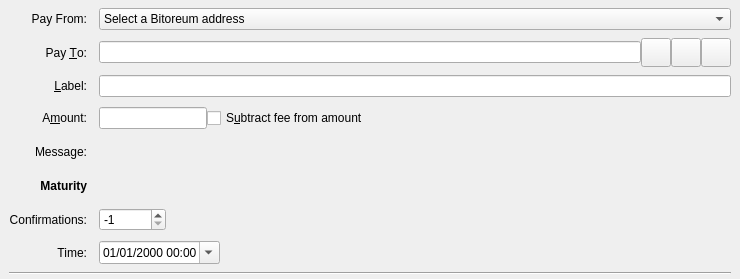
<?xml version="1.0" encoding="UTF-8"?>
<ui version="4.0">
 <class>SendFuturesEntry</class>
 <widget class="QStackedWidget" name="SendFuturesEntry">
  <property name="geometry">
   <rect>
    <x>0</x>
    <y>0</y>
    <width>740</width>
    <height>279</height>
   </rect>
  </property>
  <property name="focusPolicy">
   <enum>Qt::TabFocus</enum>
  </property>
  <property name="autoFillBackground">
   <bool>false</bool>
  </property>
  <widget class="QFrame" name="SendFutures">
   <property name="toolTip">
    <string>This is a future payment.</string>
   </property>
   <property name="frameShape">
    <enum>QFrame::NoFrame</enum>
   </property>
   <layout class="QGridLayout" name="gridLayout">
    <property name="topMargin">
     <number>8</number>
    </property>
    <property name="bottomMargin">
     <number>4</number>
    </property>
    <property name="horizontalSpacing">
     <number>12</number>
    </property>
    <property name="verticalSpacing">
     <number>8</number>
    </property>
    <item row="5" column="0">
     <widget class="QLabel" name="messageLabel">
      <property name="text">
       <string>Message:</string>
      </property>
      <property name="alignment">
       <set>Qt::AlignRight|Qt::AlignTrailing|Qt::AlignVCenter</set>
      </property>
     </widget>
    </item>
    <item row="0" column="0">
     <widget class="QLabel" name="payFromLabel">
      <property name="text">
       <string>Pay From:</string>
      </property>
      <property name="alignment">
       <set>Qt::AlignRight|Qt::AlignTrailing|Qt::AlignVCenter</set>
      </property>
     </widget>
    </item>
    <item row="3" column="1">
     <widget class="QLineEdit" name="addAsLabel">
      <property name="toolTip">
       <string>Enter a label for this address to add it to the list of used addresses</string>
      </property>
     </widget>
    </item>
    <item row="2" column="1">
     <layout class="QHBoxLayout" name="payToLayout">
      <property name="spacing">
       <number>0</number>
      </property>
      <item>
       <widget class="QValidatedLineEdit" name="payTo">
        <property name="toolTip">
         <string>The Bitoreum address to send the future payment to</string>
        </property>
       </widget>
      </item>
      <item>
       <widget class="QToolButton" name="addressBookButton">
        <property name="toolTip">
         <string>Choose previously used address</string>
        </property>
        <property name="text">
         <string/>
        </property>
        <property name="iconSize">
         <size>
          <width>22</width>
          <height>22</height>
         </size>
        </property>
        <property name="shortcut">
         <string>Alt+A</string>
        </property>
       </widget>
      </item>
      <item>
       <widget class="QToolButton" name="pasteButton">
        <property name="toolTip">
         <string>Paste address from clipboard</string>
        </property>
        <property name="text">
         <string/>
        </property>
        <property name="iconSize">
         <size>
          <width>22</width>
          <height>22</height>
         </size>
        </property>
        <property name="shortcut">
         <string>Alt+P</string>
        </property>
       </widget>
      </item>
      <item>
       <widget class="QToolButton" name="deleteButton">
        <property name="toolTip">
         <string>Remove this entry</string>
        </property>
        <property name="text">
         <string/>
        </property>
        <property name="iconSize">
         <size>
          <width>22</width>
          <height>22</height>
         </size>
        </property>
       </widget>
      </item>
     </layout>
    </item>
    <item row="2" column="0">
     <widget class="QLabel" name="payToLabel">
      <property name="text">
       <string>Pay &amp;To:</string>
      </property>
      <property name="alignment">
       <set>Qt::AlignRight|Qt::AlignTrailing|Qt::AlignVCenter</set>
      </property>
      <property name="buddy">
       <cstring>payTo</cstring>
      </property>
     </widget>
    </item>
    <item row="0" column="1">
     <layout class="QHBoxLayout" name="futuresControlLayout">
      <item>
       <widget class="QComboBox" name="payFrom">
        <property name="sizePolicy">
         <sizepolicy hsizetype="Expanding" vsizetype="Fixed">
          <horstretch>0</horstretch>
          <verstretch>0</verstretch>
         </sizepolicy>
        </property>
        <property name="toolTip">
         <string>The Bitoreum address to fund the future transaction</string>
        </property>
        <property name="currentText">
         <string>Select a Bitoreum address</string>
        </property>
        <property name="currentIndex">
         <number>0</number>
        </property>
        <item>
         <property name="text">
          <string>Select a Bitoreum address</string>
         </property>
        </item>
       </widget>
      </item>
     </layout>
    </item>
    <item row="8" column="1">
     <layout class="QHBoxLayout" name="horizontalLayout">
      <item>
       <widget class="QSpinBox" name="ftxMaturity">
        <property name="sizePolicy">
         <sizepolicy hsizetype="Maximum" vsizetype="Maximum">
          <horstretch>0</horstretch>
          <verstretch>0</verstretch>
         </sizepolicy>
        </property>
        <property name="toolTip">
         <string>Mature at number confirmations</string>
        </property>
        <property name="minimum">
         <number>-1</number>
        </property>
        <property name="maximum">
         <number>999999999</number>
        </property>
        <property name="value">
         <number>-1</number>
        </property>
       </widget>
      </item>
      <item>
       <spacer name="horizontalSpacer">
        <property name="orientation">
         <enum>Qt::Horizontal</enum>
        </property>
        <property name="sizeHint" stdset="0">
         <size>
          <width>40</width>
          <height>20</height>
         </size>
        </property>
       </spacer>
      </item>
      <item>
       <widget class="QLineEdit" name="ftxLockTimeField">
        <property name="sizePolicy">
         <sizepolicy hsizetype="Ignored" vsizetype="Ignored">
          <horstretch>0</horstretch>
          <verstretch>0</verstretch>
         </sizepolicy>
        </property>
       </widget>
      </item>
     </layout>
    </item>
    <item row="8" column="0">
     <widget class="QLabel" name="ftxMaturityLabel">
      <property name="sizePolicy">
       <sizepolicy hsizetype="Preferred" vsizetype="Preferred">
        <horstretch>0</horstretch>
        <verstretch>0</verstretch>
       </sizepolicy>
      </property>
      <property name="text">
       <string>Confirmations:</string>
      </property>
      <property name="alignment">
       <set>Qt::AlignRight|Qt::AlignTrailing|Qt::AlignVCenter</set>
      </property>
      <property name="margin">
       <number>0</number>
      </property>
     </widget>
    </item>
    <item row="11" column="0" colspan="2">
     <widget class="Line" name="line">
      <property name="orientation">
       <enum>Qt::Horizontal</enum>
      </property>
     </widget>
    </item>
    <item row="4" column="0">
     <widget class="QLabel" name="amountLabel">
      <property name="text">
       <string>A&amp;mount:</string>
      </property>
      <property name="alignment">
       <set>Qt::AlignRight|Qt::AlignTrailing|Qt::AlignVCenter</set>
      </property>
      <property name="buddy">
       <cstring>payAmount</cstring>
      </property>
     </widget>
    </item>
    <item row="7" column="0">
     <widget class="QLabel" name="maturityLabel">
      <property name="font">
       <font>
        <weight>75</weight>
        <bold>true</bold>
       </font>
      </property>
      <property name="text">
       <string>Maturity</string>
      </property>
      <property name="alignment">
       <set>Qt::AlignRight|Qt::AlignTrailing|Qt::AlignVCenter</set>
      </property>
     </widget>
    </item>
    <item row="3" column="0">
     <widget class="QLabel" name="labellLabel">
      <property name="text">
       <string>&amp;Label:</string>
      </property>
      <property name="alignment">
       <set>Qt::AlignRight|Qt::AlignTrailing|Qt::AlignVCenter</set>
      </property>
      <property name="buddy">
       <cstring>addAsLabel</cstring>
      </property>
     </widget>
    </item>
    <item row="5" column="1">
     <widget class="QLabel" name="messageTextLabel">
      <property name="toolTip">
       <string>A message that was attached to the bitoreum: URI which will be stored with the transaction for your reference. Note: This message will not be sent over the Bitoreum network.</string>
      </property>
      <property name="textFormat">
       <enum>Qt::PlainText</enum>
      </property>
     </widget>
    </item>
    <item row="9" column="1">
     <widget class="QDateTimeEdit" name="ftxLockTime">
      <property name="sizePolicy">
       <sizepolicy hsizetype="Maximum" vsizetype="Maximum">
        <horstretch>0</horstretch>
        <verstretch>0</verstretch>
       </sizepolicy>
      </property>
      <property name="toolTip">
       <string>Mature at date/time.</string>
      </property>
      <property name="currentSection">
       <enum>QDateTimeEdit::MonthSection</enum>
      </property>
      <property name="displayFormat">
       <string>MM/dd/yyyy hh:mm</string>
      </property>
      <property name="calendarPopup">
       <bool>true</bool>
      </property>
     </widget>
    </item>
    <item row="9" column="0">
     <widget class="QLabel" name="ftxLockTimeLabel">
      <property name="sizePolicy">
       <sizepolicy hsizetype="Preferred" vsizetype="Preferred">
        <horstretch>0</horstretch>
        <verstretch>0</verstretch>
       </sizepolicy>
      </property>
      <property name="text">
       <string>Time:</string>
      </property>
      <property name="alignment">
       <set>Qt::AlignRight|Qt::AlignTrailing|Qt::AlignVCenter</set>
      </property>
      <property name="margin">
       <number>0</number>
      </property>
      <property name="indent">
       <number>-1</number>
      </property>
     </widget>
    </item>
    <item row="4" column="1">
     <layout class="QHBoxLayout" name="horizontalLayoutAmount" stretch="0,1">
      <item>
       <widget class="BitcoinAmountField" name="payAmount"/>
      </item>
      <item>
       <widget class="QCheckBox" name="checkboxSubtractFeeFromAmount">
        <property name="sizePolicy">
         <sizepolicy hsizetype="Ignored" vsizetype="Ignored">
          <horstretch>0</horstretch>
          <verstretch>0</verstretch>
         </sizepolicy>
        </property>
        <property name="toolTip">
         <string>The fee will be deducted from the amount being sent. The recipient will receive a lower amount of Bitoreum than you enter in the amount field. If multiple recipients are selected, the fee is split equally.</string>
        </property>
        <property name="text">
         <string>S&amp;ubtract fee from amount</string>
        </property>
       </widget>
      </item>
     </layout>
    </item>
   </layout>
  </widget>
  <widget class="QFrame" name="SendCoins_UnauthenticatedPaymentRequest">
   <property name="palette">
    <palette>
     <active>
      <colorrole role="WindowText">
       <brush brushstyle="SolidPattern">
        <color alpha="255">
         <red>0</red>
         <green>0</green>
         <blue>0</blue>
        </color>
       </brush>
      </colorrole>
      <colorrole role="Button">
       <brush brushstyle="SolidPattern">
        <color alpha="255">
         <red>255</red>
         <green>255</green>
         <blue>127</blue>
        </color>
       </brush>
      </colorrole>
      <colorrole role="Light">
       <brush brushstyle="SolidPattern">
        <color alpha="255">
         <red>255</red>
         <green>255</green>
         <blue>255</blue>
        </color>
       </brush>
      </colorrole>
      <colorrole role="Midlight">
       <brush brushstyle="SolidPattern">
        <color alpha="255">
         <red>255</red>
         <green>255</green>
         <blue>191</blue>
        </color>
       </brush>
      </colorrole>
      <colorrole role="Dark">
       <brush brushstyle="SolidPattern">
        <color alpha="255">
         <red>127</red>
         <green>127</green>
         <blue>63</blue>
        </color>
       </brush>
      </colorrole>
      <colorrole role="Mid">
       <brush brushstyle="SolidPattern">
        <color alpha="255">
         <red>170</red>
         <green>170</green>
         <blue>84</blue>
        </color>
       </brush>
      </colorrole>
      <colorrole role="Text">
       <brush brushstyle="SolidPattern">
        <color alpha="255">
         <red>0</red>
         <green>0</green>
         <blue>0</blue>
        </color>
       </brush>
      </colorrole>
      <colorrole role="BrightText">
       <brush brushstyle="SolidPattern">
        <color alpha="255">
         <red>255</red>
         <green>255</green>
         <blue>255</blue>
        </color>
       </brush>
      </colorrole>
      <colorrole role="ButtonText">
       <brush brushstyle="SolidPattern">
        <color alpha="255">
         <red>0</red>
         <green>0</green>
         <blue>0</blue>
        </color>
       </brush>
      </colorrole>
      <colorrole role="Base">
       <brush brushstyle="SolidPattern">
        <color alpha="255">
         <red>255</red>
         <green>255</green>
         <blue>255</blue>
        </color>
       </brush>
      </colorrole>
      <colorrole role="Window">
       <brush brushstyle="SolidPattern">
        <color alpha="255">
         <red>255</red>
         <green>255</green>
         <blue>127</blue>
        </color>
       </brush>
      </colorrole>
      <colorrole role="Shadow">
       <brush brushstyle="SolidPattern">
        <color alpha="255">
         <red>0</red>
         <green>0</green>
         <blue>0</blue>
        </color>
       </brush>
      </colorrole>
      <colorrole role="AlternateBase">
       <brush brushstyle="SolidPattern">
        <color alpha="255">
         <red>255</red>
         <green>255</green>
         <blue>191</blue>
        </color>
       </brush>
      </colorrole>
      <colorrole role="ToolTipBase">
       <brush brushstyle="SolidPattern">
        <color alpha="255">
         <red>255</red>
         <green>255</green>
         <blue>220</blue>
        </color>
       </brush>
      </colorrole>
      <colorrole role="ToolTipText">
       <brush brushstyle="SolidPattern">
        <color alpha="255">
         <red>0</red>
         <green>0</green>
         <blue>0</blue>
        </color>
       </brush>
      </colorrole>
     </active>
     <inactive>
      <colorrole role="WindowText">
       <brush brushstyle="SolidPattern">
        <color alpha="255">
         <red>0</red>
         <green>0</green>
         <blue>0</blue>
        </color>
       </brush>
      </colorrole>
      <colorrole role="Button">
       <brush brushstyle="SolidPattern">
        <color alpha="255">
         <red>255</red>
         <green>255</green>
         <blue>127</blue>
        </color>
       </brush>
      </colorrole>
      <colorrole role="Light">
       <brush brushstyle="SolidPattern">
        <color alpha="255">
         <red>255</red>
         <green>255</green>
         <blue>255</blue>
        </color>
       </brush>
      </colorrole>
      <colorrole role="Midlight">
       <brush brushstyle="SolidPattern">
        <color alpha="255">
         <red>255</red>
         <green>255</green>
         <blue>191</blue>
        </color>
       </brush>
      </colorrole>
      <colorrole role="Dark">
       <brush brushstyle="SolidPattern">
        <color alpha="255">
         <red>127</red>
         <green>127</green>
         <blue>63</blue>
        </color>
       </brush>
      </colorrole>
      <colorrole role="Mid">
       <brush brushstyle="SolidPattern">
        <color alpha="255">
         <red>170</red>
         <green>170</green>
         <blue>84</blue>
        </color>
       </brush>
      </colorrole>
      <colorrole role="Text">
       <brush brushstyle="SolidPattern">
        <color alpha="255">
         <red>0</red>
         <green>0</green>
         <blue>0</blue>
        </color>
       </brush>
      </colorrole>
      <colorrole role="BrightText">
       <brush brushstyle="SolidPattern">
        <color alpha="255">
         <red>255</red>
         <green>255</green>
         <blue>255</blue>
        </color>
       </brush>
      </colorrole>
      <colorrole role="ButtonText">
       <brush brushstyle="SolidPattern">
        <color alpha="255">
         <red>0</red>
         <green>0</green>
         <blue>0</blue>
        </color>
       </brush>
      </colorrole>
      <colorrole role="Base">
       <brush brushstyle="SolidPattern">
        <color alpha="255">
         <red>255</red>
         <green>255</green>
         <blue>255</blue>
        </color>
       </brush>
      </colorrole>
      <colorrole role="Window">
       <brush brushstyle="SolidPattern">
        <color alpha="255">
         <red>255</red>
         <green>255</green>
         <blue>127</blue>
        </color>
       </brush>
      </colorrole>
      <colorrole role="Shadow">
       <brush brushstyle="SolidPattern">
        <color alpha="255">
         <red>0</red>
         <green>0</green>
         <blue>0</blue>
        </color>
       </brush>
      </colorrole>
      <colorrole role="AlternateBase">
       <brush brushstyle="SolidPattern">
        <color alpha="255">
         <red>255</red>
         <green>255</green>
         <blue>191</blue>
        </color>
       </brush>
      </colorrole>
      <colorrole role="ToolTipBase">
       <brush brushstyle="SolidPattern">
        <color alpha="255">
         <red>255</red>
         <green>255</green>
         <blue>220</blue>
        </color>
       </brush>
      </colorrole>
      <colorrole role="ToolTipText">
       <brush brushstyle="SolidPattern">
        <color alpha="255">
         <red>0</red>
         <green>0</green>
         <blue>0</blue>
        </color>
       </brush>
      </colorrole>
     </inactive>
     <disabled>
      <colorrole role="WindowText">
       <brush brushstyle="SolidPattern">
        <color alpha="255">
         <red>127</red>
         <green>127</green>
         <blue>63</blue>
        </color>
       </brush>
      </colorrole>
      <colorrole role="Button">
       <brush brushstyle="SolidPattern">
        <color alpha="255">
         <red>255</red>
         <green>255</green>
         <blue>127</blue>
        </color>
       </brush>
      </colorrole>
      <colorrole role="Light">
       <brush brushstyle="SolidPattern">
        <color alpha="255">
         <red>255</red>
         <green>255</green>
         <blue>255</blue>
        </color>
       </brush>
      </colorrole>
      <colorrole role="Midlight">
       <brush brushstyle="SolidPattern">
        <color alpha="255">
         <red>255</red>
         <green>255</green>
         <blue>191</blue>
        </color>
       </brush>
      </colorrole>
      <colorrole role="Dark">
       <brush brushstyle="SolidPattern">
        <color alpha="255">
         <red>127</red>
         <green>127</green>
         <blue>63</blue>
        </color>
       </brush>
      </colorrole>
      <colorrole role="Mid">
       <brush brushstyle="SolidPattern">
        <color alpha="255">
         <red>170</red>
         <green>170</green>
         <blue>84</blue>
        </color>
       </brush>
      </colorrole>
      <colorrole role="Text">
       <brush brushstyle="SolidPattern">
        <color alpha="255">
         <red>127</red>
         <green>127</green>
         <blue>63</blue>
        </color>
       </brush>
      </colorrole>
      <colorrole role="BrightText">
       <brush brushstyle="SolidPattern">
        <color alpha="255">
         <red>255</red>
         <green>255</green>
         <blue>255</blue>
        </color>
       </brush>
      </colorrole>
      <colorrole role="ButtonText">
       <brush brushstyle="SolidPattern">
        <color alpha="255">
         <red>127</red>
         <green>127</green>
         <blue>63</blue>
        </color>
       </brush>
      </colorrole>
      <colorrole role="Base">
       <brush brushstyle="SolidPattern">
        <color alpha="255">
         <red>255</red>
         <green>255</green>
         <blue>127</blue>
        </color>
       </brush>
      </colorrole>
      <colorrole role="Window">
       <brush brushstyle="SolidPattern">
        <color alpha="255">
         <red>255</red>
         <green>255</green>
         <blue>127</blue>
        </color>
       </brush>
      </colorrole>
      <colorrole role="Shadow">
       <brush brushstyle="SolidPattern">
        <color alpha="255">
         <red>0</red>
         <green>0</green>
         <blue>0</blue>
        </color>
       </brush>
      </colorrole>
      <colorrole role="AlternateBase">
       <brush brushstyle="SolidPattern">
        <color alpha="255">
         <red>255</red>
         <green>255</green>
         <blue>127</blue>
        </color>
       </brush>
      </colorrole>
      <colorrole role="ToolTipBase">
       <brush brushstyle="SolidPattern">
        <color alpha="255">
         <red>255</red>
         <green>255</green>
         <blue>220</blue>
        </color>
       </brush>
      </colorrole>
      <colorrole role="ToolTipText">
       <brush brushstyle="SolidPattern">
        <color alpha="255">
         <red>0</red>
         <green>0</green>
         <blue>0</blue>
        </color>
       </brush>
      </colorrole>
     </disabled>
    </palette>
   </property>
   <property name="toolTip">
    <string>This is an unauthenticated payment request.</string>
   </property>
   <property name="autoFillBackground">
    <bool>true</bool>
   </property>
   <property name="frameShape">
    <enum>QFrame::NoFrame</enum>
   </property>
   <layout class="QGridLayout" name="gridLayout_is">
    <property name="spacing">
     <number>12</number>
    </property>
    <item row="0" column="0">
     <widget class="QLabel" name="payToLabel_is">
      <property name="text">
       <string>Pay To:</string>
      </property>
      <property name="alignment">
       <set>Qt::AlignRight|Qt::AlignTrailing|Qt::AlignVCenter</set>
      </property>
     </widget>
    </item>
    <item row="0" column="1">
     <layout class="QHBoxLayout" name="payToLayout_is">
      <property name="spacing">
       <number>0</number>
      </property>
      <item>
       <widget class="QLabel" name="payTo_is"/>
      </item>
      <item>
       <widget class="QToolButton" name="deleteButton_is">
        <property name="toolTip">
         <string>Remove this entry</string>
        </property>
        <property name="text">
         <string/>
        </property>
       </widget>
      </item>
     </layout>
    </item>
    <item row="1" column="0">
     <widget class="QLabel" name="memoLabel_is">
      <property name="text">
       <string>Memo:</string>
      </property>
      <property name="alignment">
       <set>Qt::AlignRight|Qt::AlignTrailing|Qt::AlignVCenter</set>
      </property>
     </widget>
    </item>
    <item row="1" column="1">
     <widget class="QLabel" name="memoTextLabel_is">
      <property name="textFormat">
       <enum>Qt::PlainText</enum>
      </property>
     </widget>
    </item>
    <item row="2" column="0">
     <widget class="QLabel" name="amountLabel_is">
      <property name="text">
       <string>A&amp;mount:</string>
      </property>
      <property name="alignment">
       <set>Qt::AlignRight|Qt::AlignTrailing|Qt::AlignVCenter</set>
      </property>
      <property name="buddy">
       <cstring>payAmount_is</cstring>
      </property>
     </widget>
    </item>
    <item row="2" column="1">
     <widget class="BitcoinAmountField" name="payAmount_is">
      <property name="acceptDrops">
       <bool>false</bool>
      </property>
     </widget>
    </item>
   </layout>
  </widget>
  <widget class="QFrame" name="SendCoins_AuthenticatedPaymentRequest">
   <property name="palette">
    <palette>
     <active>
      <colorrole role="WindowText">
       <brush brushstyle="SolidPattern">
        <color alpha="255">
         <red>0</red>
         <green>0</green>
         <blue>0</blue>
        </color>
       </brush>
      </colorrole>
      <colorrole role="Button">
       <brush brushstyle="SolidPattern">
        <color alpha="255">
         <red>140</red>
         <green>232</green>
         <blue>119</blue>
        </color>
       </brush>
      </colorrole>
      <colorrole role="Light">
       <brush brushstyle="SolidPattern">
        <color alpha="255">
         <red>230</red>
         <green>255</green>
         <blue>224</blue>
        </color>
       </brush>
      </colorrole>
      <colorrole role="Midlight">
       <brush brushstyle="SolidPattern">
        <color alpha="255">
         <red>185</red>
         <green>243</green>
         <blue>171</blue>
        </color>
       </brush>
      </colorrole>
      <colorrole role="Dark">
       <brush brushstyle="SolidPattern">
        <color alpha="255">
         <red>70</red>
         <green>116</green>
         <blue>59</blue>
        </color>
       </brush>
      </colorrole>
      <colorrole role="Mid">
       <brush brushstyle="SolidPattern">
        <color alpha="255">
         <red>93</red>
         <green>155</green>
         <blue>79</blue>
        </color>
       </brush>
      </colorrole>
      <colorrole role="Text">
       <brush brushstyle="SolidPattern">
        <color alpha="255">
         <red>0</red>
         <green>0</green>
         <blue>0</blue>
        </color>
       </brush>
      </colorrole>
      <colorrole role="BrightText">
       <brush brushstyle="SolidPattern">
        <color alpha="255">
         <red>155</red>
         <green>255</green>
         <blue>147</blue>
        </color>
       </brush>
      </colorrole>
      <colorrole role="ButtonText">
       <brush brushstyle="SolidPattern">
        <color alpha="255">
         <red>0</red>
         <green>0</green>
         <blue>0</blue>
        </color>
       </brush>
      </colorrole>
      <colorrole role="Base">
       <brush brushstyle="SolidPattern">
        <color alpha="255">
         <red>119</red>
         <green>255</green>
         <blue>233</blue>
        </color>
       </brush>
      </colorrole>
      <colorrole role="Window">
       <brush brushstyle="SolidPattern">
        <color alpha="255">
         <red>140</red>
         <green>232</green>
         <blue>119</blue>
        </color>
       </brush>
      </colorrole>
      <colorrole role="Shadow">
       <brush brushstyle="SolidPattern">
        <color alpha="255">
         <red>0</red>
         <green>0</green>
         <blue>0</blue>
        </color>
       </brush>
      </colorrole>
      <colorrole role="AlternateBase">
       <brush brushstyle="SolidPattern">
        <color alpha="255">
         <red>197</red>
         <green>243</green>
         <blue>187</blue>
        </color>
       </brush>
      </colorrole>
      <colorrole role="NoRole">
       <brush brushstyle="SolidPattern">
        <color alpha="255">
         <red>125</red>
         <green>194</green>
         <blue>122</blue>
        </color>
       </brush>
      </colorrole>
      <colorrole role="ToolTipBase">
       <brush brushstyle="SolidPattern">
        <color alpha="255">
         <red>255</red>
         <green>255</green>
         <blue>220</blue>
        </color>
       </brush>
      </colorrole>
      <colorrole role="ToolTipText">
       <brush brushstyle="SolidPattern">
        <color alpha="255">
         <red>0</red>
         <green>0</green>
         <blue>0</blue>
        </color>
       </brush>
      </colorrole>
     </active>
     <inactive>
      <colorrole role="WindowText">
       <brush brushstyle="SolidPattern">
        <color alpha="255">
         <red>0</red>
         <green>0</green>
         <blue>0</blue>
        </color>
       </brush>
      </colorrole>
      <colorrole role="Button">
       <brush brushstyle="SolidPattern">
        <color alpha="255">
         <red>140</red>
         <green>232</green>
         <blue>119</blue>
        </color>
       </brush>
      </colorrole>
      <colorrole role="Light">
       <brush brushstyle="SolidPattern">
        <color alpha="255">
         <red>230</red>
         <green>255</green>
         <blue>224</blue>
        </color>
       </brush>
      </colorrole>
      <colorrole role="Midlight">
       <brush brushstyle="SolidPattern">
        <color alpha="255">
         <red>185</red>
         <green>243</green>
         <blue>171</blue>
        </color>
       </brush>
      </colorrole>
      <colorrole role="Dark">
       <brush brushstyle="SolidPattern">
        <color alpha="255">
         <red>70</red>
         <green>116</green>
         <blue>59</blue>
        </color>
       </brush>
      </colorrole>
      <colorrole role="Mid">
       <brush brushstyle="SolidPattern">
        <color alpha="255">
         <red>93</red>
         <green>155</green>
         <blue>79</blue>
        </color>
       </brush>
      </colorrole>
      <colorrole role="Text">
       <brush brushstyle="SolidPattern">
        <color alpha="255">
         <red>0</red>
         <green>0</green>
         <blue>0</blue>
        </color>
       </brush>
      </colorrole>
      <colorrole role="BrightText">
       <brush brushstyle="SolidPattern">
        <color alpha="255">
         <red>155</red>
         <green>255</green>
         <blue>147</blue>
        </color>
       </brush>
      </colorrole>
      <colorrole role="ButtonText">
       <brush brushstyle="SolidPattern">
        <color alpha="255">
         <red>0</red>
         <green>0</green>
         <blue>0</blue>
        </color>
       </brush>
      </colorrole>
      <colorrole role="Base">
       <brush brushstyle="SolidPattern">
        <color alpha="255">
         <red>119</red>
         <green>255</green>
         <blue>233</blue>
        </color>
       </brush>
      </colorrole>
      <colorrole role="Window">
       <brush brushstyle="SolidPattern">
        <color alpha="255">
         <red>140</red>
         <green>232</green>
         <blue>119</blue>
        </color>
       </brush>
      </colorrole>
      <colorrole role="Shadow">
       <brush brushstyle="SolidPattern">
        <color alpha="255">
         <red>0</red>
         <green>0</green>
         <blue>0</blue>
        </color>
       </brush>
      </colorrole>
      <colorrole role="AlternateBase">
       <brush brushstyle="SolidPattern">
        <color alpha="255">
         <red>197</red>
         <green>243</green>
         <blue>187</blue>
        </color>
       </brush>
      </colorrole>
      <colorrole role="NoRole">
       <brush brushstyle="SolidPattern">
        <color alpha="255">
         <red>125</red>
         <green>194</green>
         <blue>122</blue>
        </color>
       </brush>
      </colorrole>
      <colorrole role="ToolTipBase">
       <brush brushstyle="SolidPattern">
        <color alpha="255">
         <red>255</red>
         <green>255</green>
         <blue>220</blue>
        </color>
       </brush>
      </colorrole>
      <colorrole role="ToolTipText">
       <brush brushstyle="SolidPattern">
        <color alpha="255">
         <red>0</red>
         <green>0</green>
         <blue>0</blue>
        </color>
       </brush>
      </colorrole>
     </inactive>
     <disabled>
      <colorrole role="WindowText">
       <brush brushstyle="SolidPattern">
        <color alpha="255">
         <red>70</red>
         <green>116</green>
         <blue>59</blue>
        </color>
       </brush>
      </colorrole>
      <colorrole role="Button">
       <brush brushstyle="SolidPattern">
        <color alpha="255">
         <red>140</red>
         <green>232</green>
         <blue>119</blue>
        </color>
       </brush>
      </colorrole>
      <colorrole role="Light">
       <brush brushstyle="SolidPattern">
        <color alpha="255">
         <red>230</red>
         <green>255</green>
         <blue>224</blue>
        </color>
       </brush>
      </colorrole>
      <colorrole role="Midlight">
       <brush brushstyle="SolidPattern">
        <color alpha="255">
         <red>185</red>
         <green>243</green>
         <blue>171</blue>
        </color>
       </brush>
      </colorrole>
      <colorrole role="Dark">
       <brush brushstyle="SolidPattern">
        <color alpha="255">
         <red>70</red>
         <green>116</green>
         <blue>59</blue>
        </color>
       </brush>
      </colorrole>
      <colorrole role="Mid">
       <brush brushstyle="SolidPattern">
        <color alpha="255">
         <red>93</red>
         <green>155</green>
         <blue>79</blue>
        </color>
       </brush>
      </colorrole>
      <colorrole role="Text">
       <brush brushstyle="SolidPattern">
        <color alpha="255">
         <red>70</red>
         <green>116</green>
         <blue>59</blue>
        </color>
       </brush>
      </colorrole>
      <colorrole role="BrightText">
       <brush brushstyle="SolidPattern">
        <color alpha="255">
         <red>155</red>
         <green>255</green>
         <blue>147</blue>
        </color>
       </brush>
      </colorrole>
      <colorrole role="ButtonText">
       <brush brushstyle="SolidPattern">
        <color alpha="255">
         <red>70</red>
         <green>116</green>
         <blue>59</blue>
        </color>
       </brush>
      </colorrole>
      <colorrole role="Base">
       <brush brushstyle="SolidPattern">
        <color alpha="255">
         <red>140</red>
         <green>232</green>
         <blue>119</blue>
        </color>
       </brush>
      </colorrole>
      <colorrole role="Window">
       <brush brushstyle="SolidPattern">
        <color alpha="255">
         <red>140</red>
         <green>232</green>
         <blue>119</blue>
        </color>
       </brush>
      </colorrole>
      <colorrole role="Shadow">
       <brush brushstyle="SolidPattern">
        <color alpha="255">
         <red>0</red>
         <green>0</green>
         <blue>0</blue>
        </color>
       </brush>
      </colorrole>
      <colorrole role="AlternateBase">
       <brush brushstyle="SolidPattern">
        <color alpha="255">
         <red>140</red>
         <green>232</green>
         <blue>119</blue>
        </color>
       </brush>
      </colorrole>
      <colorrole role="NoRole">
       <brush brushstyle="SolidPattern">
        <color alpha="255">
         <red>125</red>
         <green>194</green>
         <blue>122</blue>
        </color>
       </brush>
      </colorrole>
      <colorrole role="ToolTipBase">
       <brush brushstyle="SolidPattern">
        <color alpha="255">
         <red>255</red>
         <green>255</green>
         <blue>220</blue>
        </color>
       </brush>
      </colorrole>
      <colorrole role="ToolTipText">
       <brush brushstyle="SolidPattern">
        <color alpha="255">
         <red>0</red>
         <green>0</green>
         <blue>0</blue>
        </color>
       </brush>
      </colorrole>
     </disabled>
    </palette>
   </property>
   <property name="toolTip">
    <string>This is an authenticated payment request.</string>
   </property>
   <property name="autoFillBackground">
    <bool>true</bool>
   </property>
   <property name="frameShape">
    <enum>QFrame::NoFrame</enum>
   </property>
   <layout class="QGridLayout" name="gridLayout_s">
    <property name="spacing">
     <number>12</number>
    </property>
    <item row="0" column="0">
     <widget class="QLabel" name="payToLabel_s">
      <property name="text">
       <string>Pay To:</string>
      </property>
      <property name="alignment">
       <set>Qt::AlignRight|Qt::AlignTrailing|Qt::AlignVCenter</set>
      </property>
     </widget>
    </item>
    <item row="0" column="1">
     <layout class="QHBoxLayout" name="payToLayout_s">
      <property name="spacing">
       <number>0</number>
      </property>
      <item>
       <widget class="QLabel" name="payTo_s">
        <property name="textFormat">
         <enum>Qt::PlainText</enum>
        </property>
       </widget>
      </item>
      <item>
       <widget class="QToolButton" name="deleteButton_s">
        <property name="toolTip">
         <string>Remove this entry</string>
        </property>
        <property name="text">
         <string/>
        </property>
       </widget>
      </item>
     </layout>
    </item>
    <item row="1" column="0">
     <widget class="QLabel" name="memoLabel_s">
      <property name="text">
       <string>Memo:</string>
      </property>
      <property name="alignment">
       <set>Qt::AlignRight|Qt::AlignTrailing|Qt::AlignVCenter</set>
      </property>
     </widget>
    </item>
    <item row="1" column="1">
     <widget class="QLabel" name="memoTextLabel_s">
      <property name="textFormat">
       <enum>Qt::PlainText</enum>
      </property>
     </widget>
    </item>
    <item row="2" column="0">
     <widget class="QLabel" name="amountLabel_s">
      <property name="text">
       <string>A&amp;mount:</string>
      </property>
      <property name="alignment">
       <set>Qt::AlignRight|Qt::AlignTrailing|Qt::AlignVCenter</set>
      </property>
      <property name="buddy">
       <cstring>payAmount_s</cstring>
      </property>
     </widget>
    </item>
    <item row="2" column="1">
     <widget class="BitcoinAmountField" name="payAmount_s">
      <property name="acceptDrops">
       <bool>false</bool>
      </property>
     </widget>
    </item>
   </layout>
  </widget>
 </widget>
 <customwidgets>
  <customwidget>
   <class>QValidatedLineEdit</class>
   <extends>QLineEdit</extends>
   <header>qt/qvalidatedlineedit.h</header>
  </customwidget>
  <customwidget>
   <class>BitcoinAmountField</class>
   <extends>QLineEdit</extends>
   <header>qt/bitcoinamountfield.h</header>
   <container>1</container>
  </customwidget>
 </customwidgets>
 <tabstops>
  <tabstop>payTo</tabstop>
  <tabstop>addressBookButton</tabstop>
  <tabstop>pasteButton</tabstop>
  <tabstop>deleteButton</tabstop>
  <tabstop>addAsLabel</tabstop>
  <tabstop>payAmount</tabstop>
  <tabstop>payAmount_is</tabstop>
  <tabstop>deleteButton_is</tabstop>
  <tabstop>payAmount_s</tabstop>
  <tabstop>deleteButton_s</tabstop>
 </tabstops>
 <resources>
  <include location="../bitoreum.qrc"/>
 </resources>
 <connections/>
</ui>
